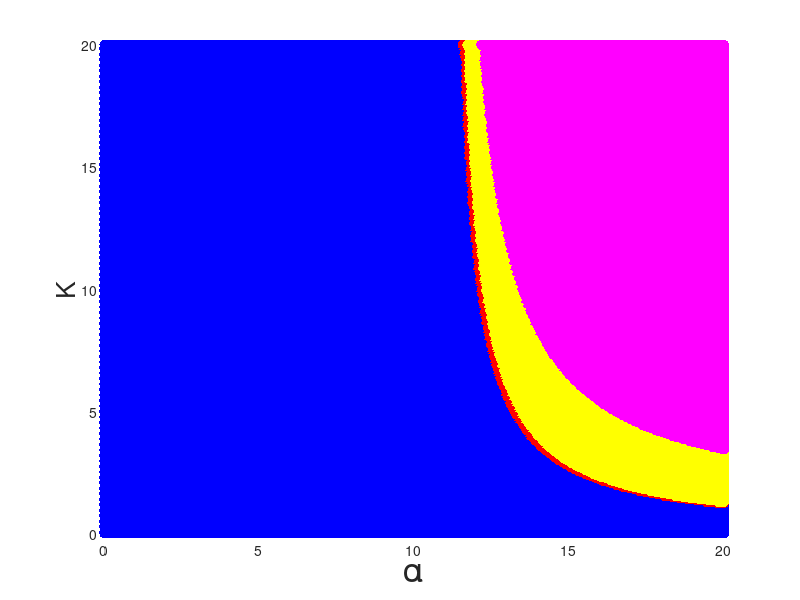

Source code (MATLAB):
% Set parameter values
beta = 11;
alphaList = 0.01:0.05:20.01;
KList = 0.01:0.05:20.01;

matrixWithCells = cell(length(alphaList), length(KList));

for i = 1:length(alphaList)
    for j = 1:length(KList)
        matrixWithCells{i, j} = [alphaList(i), KList(j)];
    end
end

% Construct matrix to hold the colour outputs
colourMatrix = cell(length(alphaList), length(KList));

% Iterate over the parameter space 
alpha_index = 0;

for alpha = 0.01:0.05:20.01
    K_index = 0;
    alpha_index = alpha_index + 1;
    for K = 0.01:0.05:20.01
        K_index = K_index + 1;

        % Find eigenvalues of the Jacobian at the coexistence equilibrium         
        A = [(beta*(1+1/K))/alpha - (2*beta)/(K*(alpha-beta)), -beta/alpha;
            alpha - beta - beta/K, 0];
        
        eigenvalues = eig(A);

        % Identify the type of dynamics         
        isComplexRealNumber = ~isreal(eigenvalues(1));
        if isComplexRealNumber == 0 

            if sign(eigenvalues(1)) < 0 && sign(eigenvalues(2)) < 0
                colourMatrix{alpha_index, K_index} = [1, 0, 0];
            elseif sign(eigenvalues(1)) > 0 && sign(eigenvalues(2)) > 0
                colourMatrix{alpha_index, K_index} = [0, 1, 0];
            elseif sign(eigenvalues(1)) ~= sign(eigenvalues(2))
                colourMatrix{alpha_index, K_index} = [0, 0, 1];
    
            end
         
        else

            if real(eigenvalues(1)) < 0
                colourMatrix{alpha_index, K_index} = [255, 255, 0];
            
            elseif real(eigenvalues(1)) == 0
                colourMatrix{alpha_index, K_index} = [255, 165, 0];

            elseif real(eigenvalues(1)) > 0
                colourMatrix{alpha_index, K_index} = [128, 0, 128];
            
            end
        end

    end
end

% Extract coordinates from the parameter matrix
coordinates = cell2mat(matrixWithCells(:));

% Extract colours from the colour matrix
colours = cell2mat(colourMatrix(:));

% Create a scatter plot of the colours
scatter(coordinates(:, 1), coordinates(:, 2), 50, colours, 'filled');
xlabel('\alpha', 'FontSize', 25);
ylabel('K', 'FontSize', 19);

xlim([0, 20]); 
ylim([0, 20]); 



